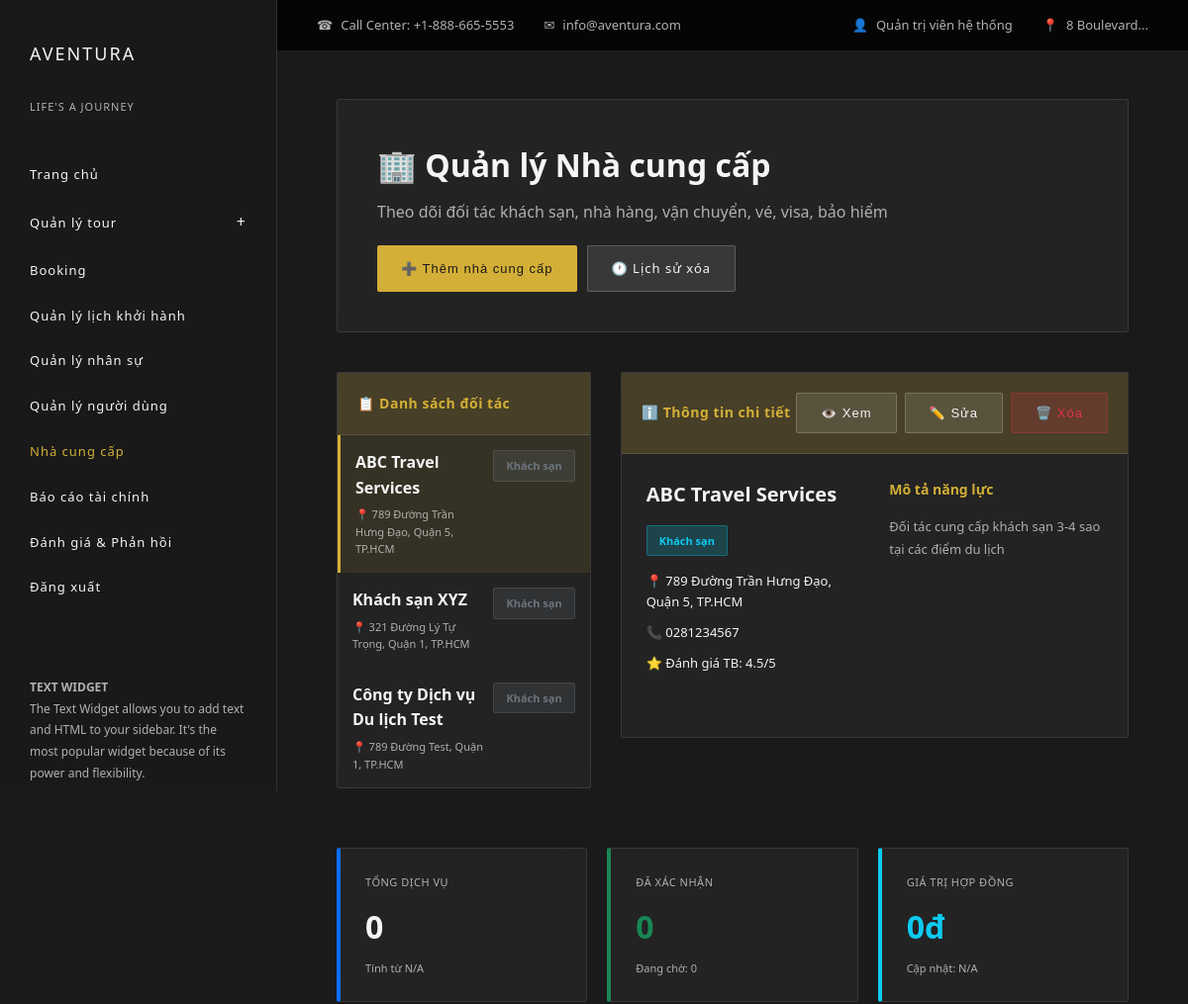
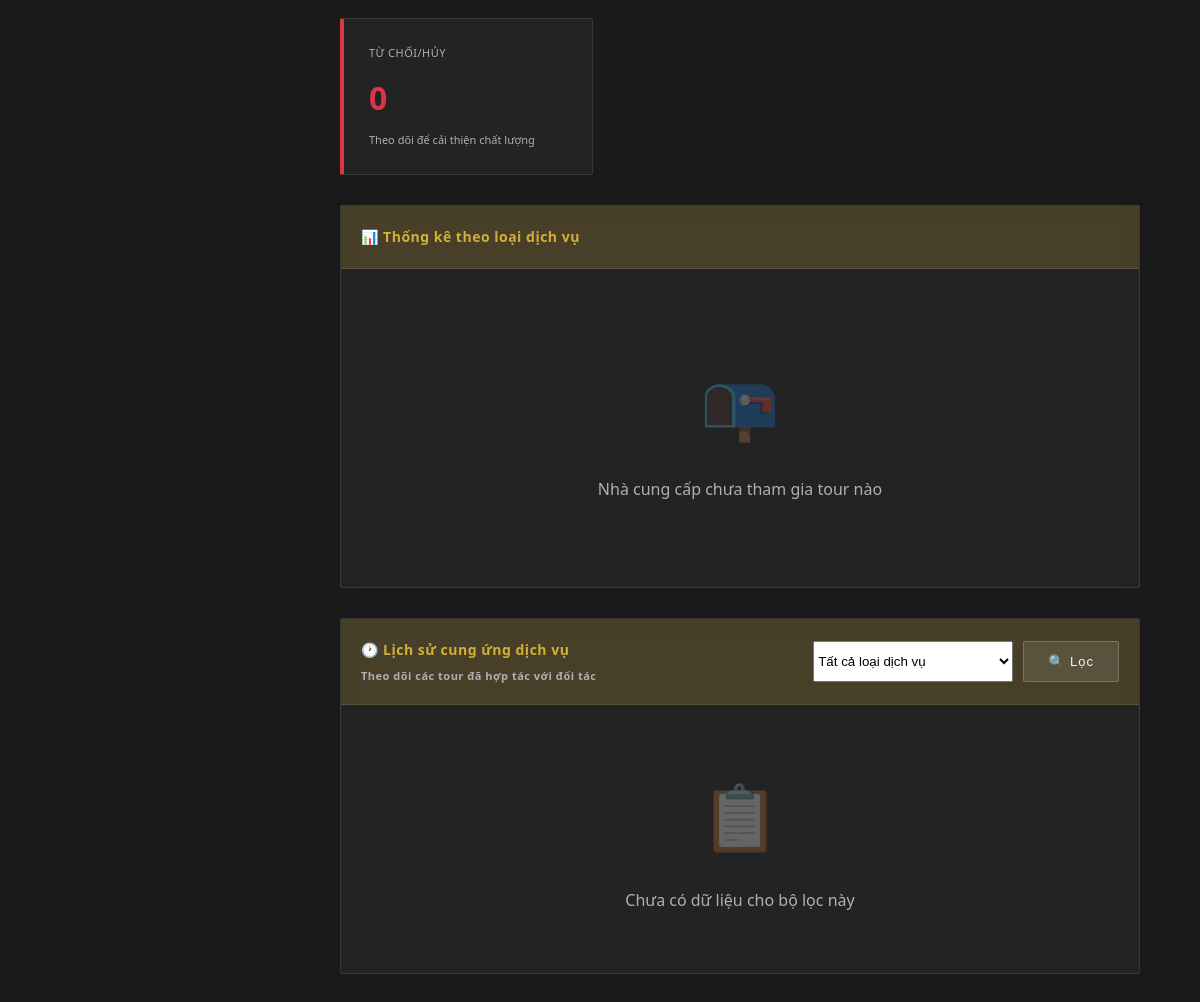
The app's page /index.php?act=admin/nhaCungCap (signed in) with its own data (2 pictures, top to bottom).
### tables this page shows
CREATE TABLE `nha_cung_cap` (
  `id_nha_cung_cap` int(11) NOT NULL,
  `nguoi_dung_id` int(11) DEFAULT NULL,
  `ten_don_vi` varchar(255) DEFAULT NULL,
  `loai_dich_vu` enum('KhachSan','NhaHang','Xe','Ve','Visa','BaoHiem','Khac') DEFAULT NULL,
  `dia_chi` varchar(255) DEFAULT NULL,
  `lien_he` varchar(100) DEFAULT NULL,
  `mo_ta` text DEFAULT NULL,
  `danh_gia_tb` float DEFAULT NULL
);

### controllers/AdminController.php (called while the page is built, shortened)
<?php
class AdminController {
    public function nhaCungCap() {
        $nhaCungCapModel = new NhaCungCap();
        $nhaCungCapList = $nhaCungCapModel->getAll();
        $selectedId = $_GET['id'] ?? $_GET['ncc_id'] ?? ($nhaCungCapList[0]['id_nha_cung_cap'] ?? null);
        if ($selectedId) {
            $selectedSupplier = $nhaCungCapModel->findById($selectedId);
            if ($selectedSupplier) {
                $supplierStats = $nhaCungCapModel->getSupplierStats($selectedId);
            }
        }
        require 'views/admin/nha_cung_cap.php';
    }
}

### commons/env.php (called while the page is built, shortened)
<?php
function getPDOConnection() {
    try {
        $conn = new PDO(
            "mysql:host=" . DB_HOST . ";port=" . DB_PORT . ";dbname=" . DB_NAME . ";charset=utf8mb4",
            DB_USERNAME,
            DB_PASSWORD,
            [
                PDO::ATTR_ERRMODE => PDO::ERRMODE_EXCEPTION,
                PDO::ATTR_DEFAULT_FETCH_MODE => PDO::FETCH_ASSOC,
                PDO::ATTR_EMULATE_PREPARES => false
            ]
        );
        $conn->exec("SET time_zone = '+07:00'");
        return $conn;
    } catch (PDOException $e) {
        die("Kết nối thất bại: " . $e->getMessage());
    }
}

### commons/function.php (called while the page is built, shortened)
<?php
function connectDB() {
    return getPDOConnection();
}

### models/NhaCungCap.php (called while the page is built, shortened)
<?php
class NhaCungCap
{
    public $conn;
    public function __construct()
    {
        $this->conn = connectDB();
    }
    public function getAll() {
        $sql = "SELECT * FROM nha_cung_cap";
        $stmt = $this->conn->prepare($sql);
        $stmt->execute();
        return $stmt->fetchAll();
    }
    public function findById($id) {
        $sql = "SELECT * FROM nha_cung_cap WHERE id_nha_cung_cap = ?";
        $stmt = $this->conn->prepare($sql);
        $stmt->execute([$id]);
        return $stmt->fetch();
    }
    public function getSupplierStats($nhaCungCapId) {
        $sql = "SELECT
                    COUNT(*) AS tong_dich_vu,
                    SUM(CASE WHEN trang_thai = 'DaXacNhan' THEN 1 ELSE 0 END) AS da_xac_nhan,
                    SUM(CASE WHEN trang_thai = 'ChoXacNhan' THEN 1 ELSE 0 END) AS cho_xac_nhan,
                    SUM(CASE WHEN trang_thai = 'TuChoi' THEN 1 ELSE 0 END) AS tu_choi,
                    SUM(IFNULL(gia_tien, 0)) AS tong_gia_tri,
                    MIN(created_at) AS hop_tac_tu,
                    MAX(updated_at) AS moi_nhat
                FROM phan_bo_dich_vu
                WHERE nha_cung_cap_id = ?";
        $stmt = $this->conn->prepare($sql);
        $stmt->execute([$nhaCungCapId]);
        return $stmt->fetch(PDO::FETCH_ASSOC);
    }
}

### views/admin/nha_cung_cap.php (the view, shortened to what this page needs)
<?php
$selectedSupplier = $selectedSupplier ?? null;
$serviceTypeSummary = $serviceTypeSummary ?? [];
$supplierStats = $supplierStats ?? [];
$supplierServices = $supplierServices ?? [];
$loaiDichVuMap = [
    'KhachSan' => 'Khách sạn',
    'NhaHang' => 'Nhà hàng',
    'Xe' => 'Xe vận chuyển',
    'Ve' => 'Vé máy bay / tàu',
    'Visa' => 'Visa',
    'BaoHiem' => 'Bảo hiểm',
    'Khac' => 'Khác'
];
?>
<div class="page-header-section">
    <div style="display: flex; justify-content: space-between; align-items: start; flex-wrap: wrap; gap: 20px;">
        <div>
            <h1>🏢 Quản lý Nhà cung cấp</h1>
            <p style="color: var(--text-muted); margin-top: 10px;">Theo dõi đối tác khách sạn, nhà hàng, vận chuyển, vé, visa, bảo hiểm</p>
        </div>
        <div style="display: flex; gap: 10px; flex-wrap: wrap;">
            <button class="btn btn-primary" onclick="document.getElementById('addSupplierModal').classList.add('show')">
                ➕ Thêm nhà cung cấp
            </button>
            <a href="index.php?act=admin/lichSuXoaNhaCungCap" class="btn btn-secondary">
                🕐 Lịch sử xóa
            </a>
        </div>
    </div>
</div>
<div class="two-column-layout">
    <div>
        <div class="info-card">
            <div class="info-card-header">
                📋 Danh sách đối tác
            </div>
            <div class="info-card-body" style="padding: 0;">
                <?php if (empty($nhaCungCapList)): ?>
                    <div class="empty-state">
                        <div class="empty-state-icon">📭</div>
                        <p>Chưa có nhà cung cấp nào</p>
                    </div>
                <?php else: ?>
                    <ul class="supplier-list">
                        <?php foreach ($nhaCungCapList as $ncc): ?>
                        <li>
                            <a href="index.php?act=admin/nhaCungCap&id=<?php echo $ncc['id_nha_cung_cap']; ?>"
                               class="supplier-item <?php echo ($selectedSupplier && $selectedSupplier['id_nha_cung_cap'] == $ncc['id_nha_cung_cap']) ? 'active' : ''; ?>"
                               style="display: block; text-decoration: none; color: inherit;">
                                <div style="display: flex; justify-content: space-between; align-items: start;">
                                    <div style="flex: 1;">
                                        <div style="font-weight: 600; margin-bottom: 5px; color: var(--text-light);">
                                            <?php echo htmlspecialchars($ncc['ten_don_vi'] ?? 'N/A'); ?>
                                        </div>
                                        <div style="font-size: 11px; color: var(--text-muted);">
                                            📍 <?php echo htmlspecialchars($ncc['dia_chi'] ?? 'Chưa cập nhật'); ?>
                                        </div>
                                    </div>
                                    <span class="badge badge-secondary" style="margin-left: 10px;">
                                        <?php echo $loaiDichVuMap[$ncc['loai_dich_vu']] ?? $ncc['loai_dich_vu']; ?>
                                    </span>
                                </div>
                            </a>
                        </li>
                        <?php endforeach; ?>
                    </ul>
                <?php endif; ?>
            </div>
        </div>
    </div>
    <div>
        <div class="info-card">
            <div class="info-card-header" style="display: flex; justify-content: space-between; align-items: center;">
                <span>ℹ️ Thông tin chi tiết</span>
                <?php if ($selectedSupplier): ?>
                <div style="display: flex; gap: 8px;">
                    <button class="btn btn-secondary btn-sm" onclick="document.getElementById('viewSupplierModal<?php echo $selectedSupplier['id_nha_cung_cap']; ?>').classList.add('show')">
                        👁️ Xem
                    </button>
                    <button class="btn btn-secondary btn-sm" onclick="document.getElementById('editSupplierModal<?php echo $selectedSupplier['id_nha_cung_cap']; ?>').classList.add('show')">
                        ✏️ Sửa
                    </button>
                    <button class="btn btn-secondary btn-sm" style="background: rgba(220, 53, 69, 0.2); color: #dc3545; border-color: rgba(220, 53, 69, 0.3);" onclick="document.getElementById('deleteSupplierModal<?php echo $selectedSupplier['id_nha_cung_cap']; ?>').classList.add('show')">
                        🗑️ Xóa
                    </button>
                </div>
                <?php endif; ?>
            </div>
            <div class="info-card-body">
                <?php if (!$selectedSupplier): ?>
                    <div class="empty-state">
                        <div class="empty-state-icon">↔️</div>
                        <p>Chọn một nhà cung cấp ở danh sách bên trái để xem chi tiết.</p>
                    </div>
                <?php else: ?>
                    <div style="display: grid; grid-template-columns: 1fr 1fr; gap: 30px; margin-bottom: 30px;">
                        <div>
                            <h4 style="margin-bottom: 15px; color: var(--text-light); font-size: 20px;">
                                <?php echo htmlspecialchars($selectedSupplier['ten_don_vi']); ?>
                            </h4>
                            <span class="badge badge-info" style="margin-bottom: 15px; display: inline-block;">
                                <?php echo $loaiDichVuMap[$selectedSupplier['loai_dich_vu']] ?? $selectedSupplier['loai_dich_vu']; ?>
                            </span>
                            <ul style="list-style: none; padding: 0; margin: 0;">
                                <li style="margin-bottom: 10px; color: var(--text-light); font-size: 13px;">
                                    📍 <?php echo htmlspecialchars($selectedSupplier['dia_chi'] ?? 'Chưa cập nhật'); ?>
                                </li>
                                <li style="margin-bottom: 10px; color: var(--text-light); font-size: 13px;">
                                    📞 <?php echo htmlspecialchars($selectedSupplier['lien_he'] ?? 'Chưa cập nhật'); ?>
                                </li>
                                <?php if ($selectedSupplier['danh_gia_tb']): ?>
                                <li style="margin-bottom: 10px; color: var(--text-light); font-size: 13px;">
                                    ⭐ Đánh giá TB: <?php echo number_format($selectedSupplier['danh_gia_tb'], 1); ?>/5
                                </li>
                                <?php endif; ?>
                            </ul>
                        </div>
                        <div>
                            <h6 style="margin-bottom: 15px; color: var(--accent-gold); font-size: 14px;">Mô tả năng lực</h6>
                            <p style="color: var(--text-muted); line-height: 1.8; font-size: 13px; margin-bottom: 15px;">
                                <?php echo $selectedSupplier['mo_ta'] ? nl2br(htmlspecialchars($selectedSupplier['mo_ta'])) : 'Chưa có mô tả chi tiết.'; ?>
                            </p>
                        </div>
                    </div>
                <?php endif; ?>
            </div>
        </div>
    </div>
</div>
<?php if ($selectedSupplier): ?>
<div class="stats-grid">
    <div class="stat-card border-primary">
        <div class="stat-label">Tổng dịch vụ</div>
        <div class="stat-value"><?php echo $supplierStats['tong_dich_vu'] ?? 0; ?></div>
        <div class="stat-note">Tính từ <?php echo $supplierStats['hop_tac_tu'] ? date('d/m/Y', strtotime($supplierStats['hop_tac_tu'])) : 'N/A'; ?></div>
    </div>
    <div class="stat-card border-success">
        <div class="stat-label">Đã xác nhận</div>
        <div class="stat-value success"><?php echo $supplierStats['da_xac_nhan'] ?? 0; ?></div>
        <div class="stat-note">Đang chờ: <?php echo $supplierStats['cho_xac_nhan'] ?? 0; ?></div>
    </div>
    <div class="stat-card border-info">
        <div class="stat-label">Giá trị hợp đồng</div>
        <div class="stat-value info">
            <?php echo number_format($supplierStats['tong_gia_tri'] ?? 0, 0, ',', '.'); ?>đ
        </div>
        <div class="stat-note">Cập nhật: <?php echo $supplierStats['moi_nhat'] ? date('d/m/Y', strtotime($supplierStats['moi_nhat'])) : 'N/A'; ?></div>
    </div>
    <div class="stat-card border-danger">
        <div class="stat-label">Từ chối/Hủy</div>
        <div class="stat-value danger"><?php echo $supplierStats['tu_choi'] ?? 0; ?></div>
        <div class="stat-note">Theo dõi để cải thiện chất lượng</div>
    </div>
</div>
<div class="info-card">
    <div class="info-card-header">
        📊 Thống kê theo loại dịch vụ
    </div>
    <div class="info-card-body">
        <?php if (empty($serviceTypeSummary)): ?>
            <div class="empty-state">
                <div class="empty-state-icon">📭</div>
                <p>Nhà cung cấp chưa tham gia tour nào</p>
            </div>
        <?php endif; ?>
    </div>
</div>
<div class="info-card">
    <div class="info-card-header" style="display: flex; justify-content: space-between; align-items: center;">
        <div>
            <div style="font-size: 14px; font-weight: 600; color: var(--accent-gold);">🕐 Lịch sử cung ứng dịch vụ</div>
            <div style="font-size: 11px; color: var(--text-muted); margin-top: 5px;">Theo dõi các tour đã hợp tác với đối tác</div>
        </div>
        <form method="GET" action="index.php" style="display: flex; gap: 10px;">
            <select name="loai" class="select" onchange="this.form.submit()" style="width: auto; min-width: 200px;">
                <option value="">Tất cả loại dịch vụ</option>
            </select>
            <button type="submit" class="btn btn-secondary btn-sm">🔍 Lọc</button>
        </form>
    </div>
    <div class="info-card-body" style="padding: 0;">
        <?php if (empty($supplierServices)): ?>
            <div class="empty-state">
                <div class="empty-state-icon">📋</div>
                <p>Chưa có dữ liệu cho bộ lọc này</p>
            </div>
        <?php endif; ?>
    </div>
</div>
<?php endif; ?>
<?php
require __DIR__ . '/../layouts/aventura.php';
?>

### records on screen
nha_cung_cap: ten_don_vi "ABC Travel Services", dia_chi "789 Đường Trần Hưng Đạo, Quận 5, TP.HCM", loai_dich_vu "Khách sạn", lien_he "0281234567", danh_gia_tb "4.5", mo_ta "Đối tác cung cấp khách sạn 3-4 sao tại các điểm du lịch"
nha_cung_cap: ten_don_vi "Khách sạn XYZ", dia_chi "321 Đường Lý Tự Trọng, Quận 1, TP.HCM", loai_dich_vu "Khách sạn"
nha_cung_cap: ten_don_vi "Công ty Dịch vụ Du lịch Test", dia_chi "789 Đường Test, Quận 1, TP.HCM", loai_dich_vu "Khách sạn"

### other values on screen
$_SESSION['user_name'] "Quản trị viên hệ thống"
$supplierStats['tong_dich_vu'] "0"
$supplierStats['da_xac_nhan'] "0"
$supplierStats['cho_xac_nhan'] "0"
$supplierStats['tong_gia_tri'] "0"
$supplierStats['tu_choi'] "0"
